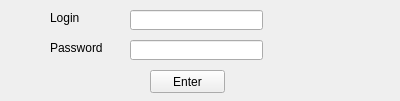
<?xml version="1.0" encoding="UTF-8"?>
<ui version="4.0">
 <class>objUser</class>
 <widget class="QWidget" name="createUser">
  <property name="geometry">
   <rect>
    <x>0</x>
    <y>0</y>
    <width>400</width>
    <height>101</height>
   </rect>
  </property>
  <property name="windowTitle">
   <string>Form</string>
  </property>
  <widget class="QLabel" name="label_user">
   <property name="geometry">
    <rect>
     <x>50</x>
     <y>10</y>
     <width>70</width>
     <height>16</height>
    </rect>
   </property>
   <property name="text">
    <string>Login</string>
   </property>
  </widget>
  <widget class="QLabel" name="label_password">
   <property name="geometry">
    <rect>
     <x>50</x>
     <y>40</y>
     <width>81</width>
     <height>16</height>
    </rect>
   </property>
   <property name="text">
    <string>Password</string>
   </property>
  </widget>
  <widget class="QPushButton" name="pushButton_post">
   <property name="geometry">
    <rect>
     <x>150</x>
     <y>70</y>
     <width>75</width>
     <height>23</height>
    </rect>
   </property>
   <property name="text">
    <string>Enter</string>
   </property>
  </widget>
  <widget class="QLineEdit" name="lineEdit_new_user">
   <property name="geometry">
    <rect>
     <x>130</x>
     <y>10</y>
     <width>133</width>
     <height>20</height>
    </rect>
   </property>
  </widget>
  <widget class="QLineEdit" name="lineEdit_password">
   <property name="geometry">
    <rect>
     <x>130</x>
     <y>40</y>
     <width>133</width>
     <height>20</height>
    </rect>
   </property>
  </widget>
 </widget>
 <resources/>
 <connections/>
</ui>
